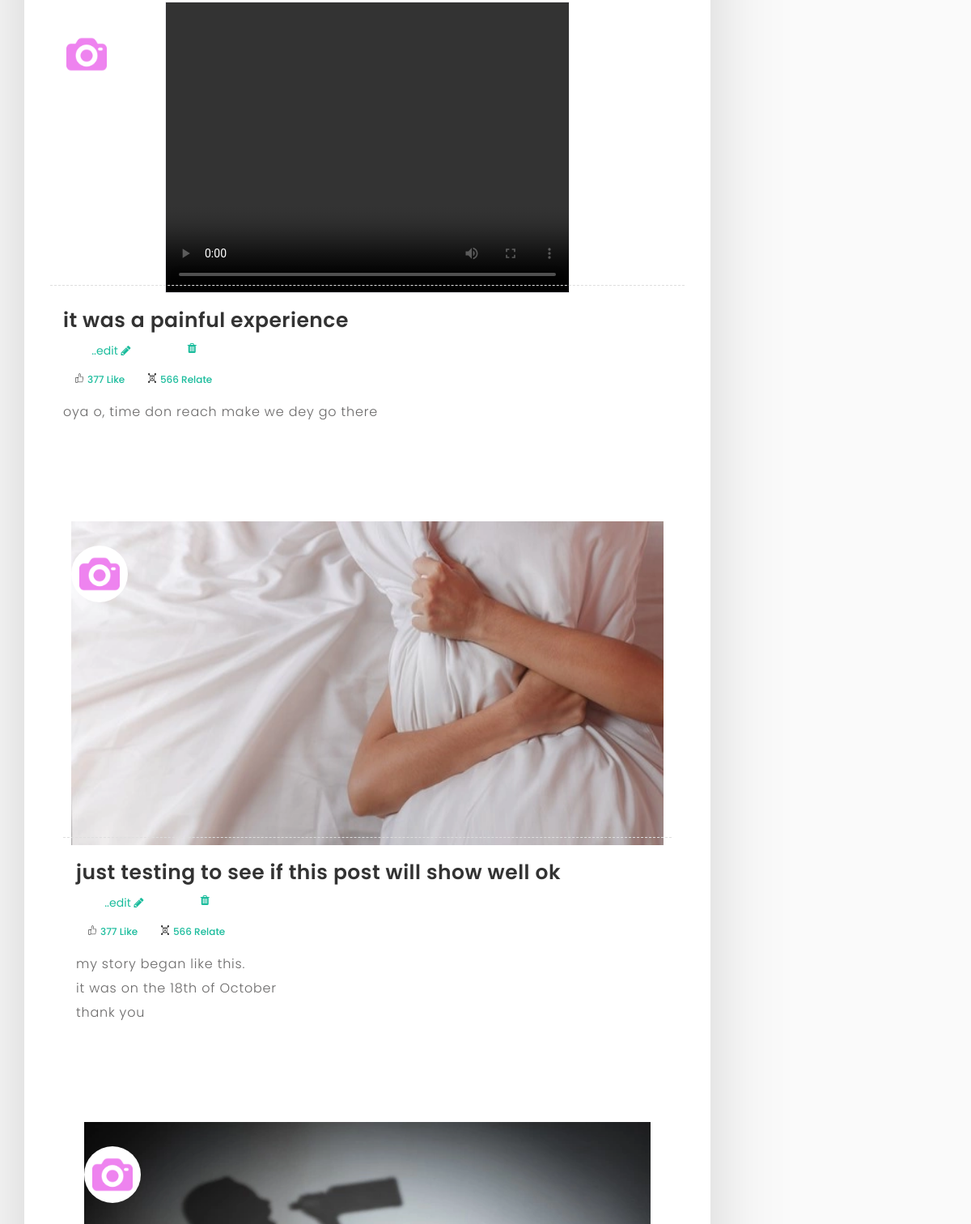
/my_posts (signed in, middle part), run on an earlier commit of the app's database.
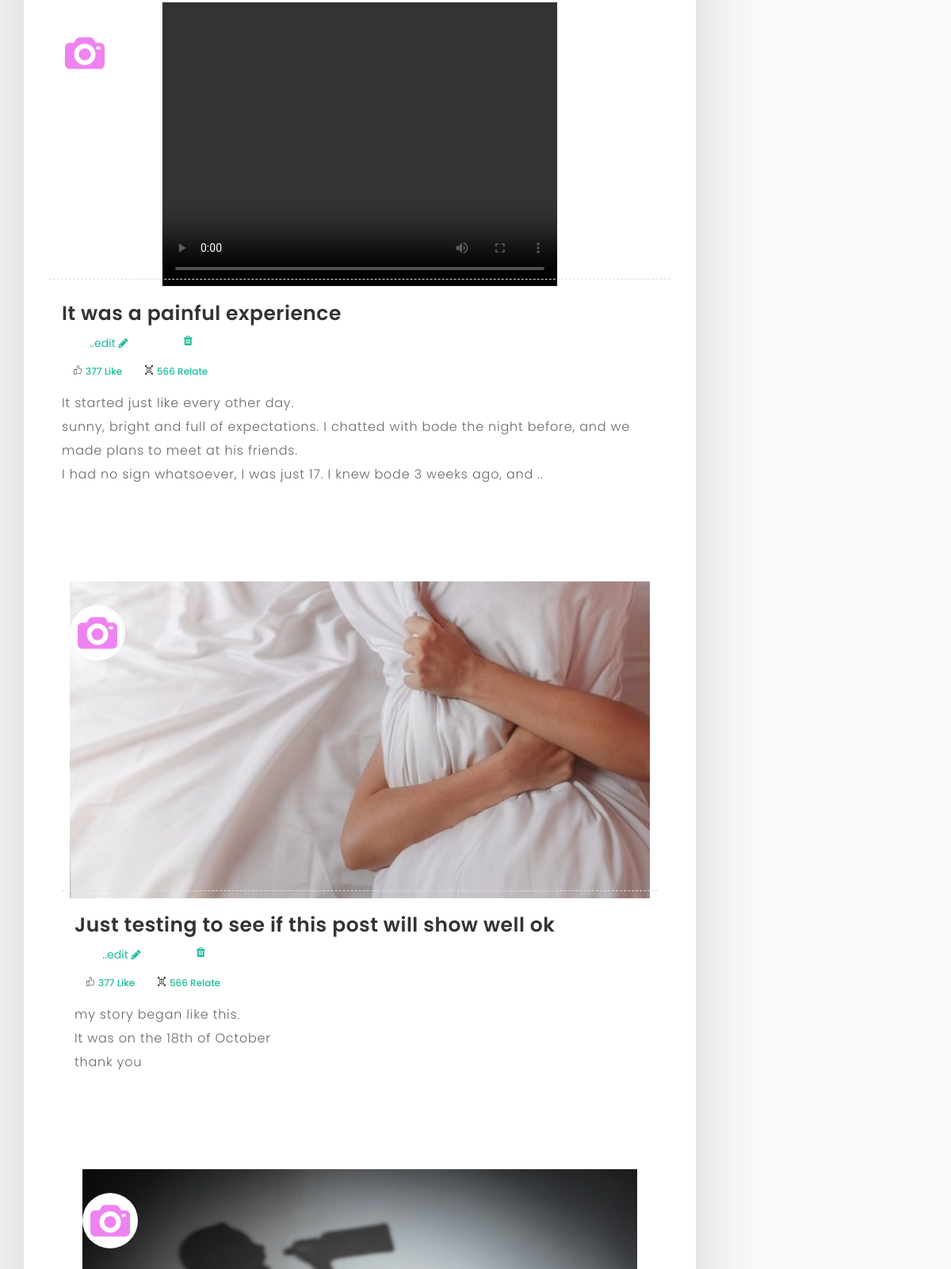
And on a later commit of the database.
### fc/models.py (models this page shows)
class Posts(db.Model, UserMixin):
    id = db.Column(db.Integer, primary_key=True)
    poster_username = db.Column(db.String(255), nullable=False)
    poster_email = db.Column(db.String(255), nullable=False)
    poster_img = db.Column(db.String(255), nullable=False)
    post_id = db.Column(db.String(255), nullable=True)
    post_title = db.Column(db.String(255), nullable=True)
    post_desc = db.Column(db.String(255), nullable=True)
    post_img = db.Column(db.String(255), nullable=True)
    post_like = db.Column(db.String(255), nullable=True)
    post_relate = db.Column(db.String(255), nullable=True)
    post_message = db.Column(db.String(255), nullable=True)
    post_trend = db.Column(db.String(255), nullable=True)
    posted_date = db.Column(db.DateTime(), default=datetime.utcnow)
    post_status = db.Column(db.String(255), nullable=True, default= 0)
    completed_at = db.Column(db.DateTime(), default=datetime.utcnow)
    status = db.Column(db.String(255), nullable=True, default= 0)
    active = db.Column(db.Boolean())
    confirmed_at = db.Column(db.DateTime())

### fc/routes.py (the view)
@app.route('/my_posts')
@login_required
def my_post():
  posts = Posts.query.filter_by(poster_email= current_user.email).order_by(Posts.posted_date.desc())
  return render_template('/my_posts.html', title='My Posts', posts = posts)

### fc/__init__.py (called while the page is built)
@login_manager.user_loader
def load_user(user_id):
	return User.query.get(int(user_id))

### fc/momentjs.py (called while the page is built)
    def render(self, format):
        return Markup(
            "<script>\ndocument.write(moment(\"%s\").%s);\n</script>" %
            (self.timestamp.strftime("%Y-%m-%dT%H:%M:%S Z"), format))

    def calendar(self):
        return self.render("calendar()")

### fc/templates/my_posts.html (shortened to what this page needs)
﻿<!DOCTYPE html>
<html lang="en">
  <head>
    <link rel="stylesheet" type="text/css" href="/static/post_style/css/plugin.css">
    <link rel="stylesheet" type="text/css" href="/static/post_style/css/style.css">
    <link rel="stylesheet" type="text/css" href="/static/post_style/css/syntax/shCore.css">
    <link rel="stylesheet" type="text/css" href="/static/post_style/css/syntax/shThemeDefault.css">
  </head>
 <body>
    <div id="main">
        <div class="container">
            <div class="row">
                 <div class="col-md-9">
                    <div class="col-md-12 page-body">
                    	<div class="row">
                            {% if posts.count() > 0 %}
                            {% for post in posts %}
                            <div class="col-md-12 content-page"  style="padding:5px 1px; margin-top: -20px;">
                              <div class="col-md-12 blog-post">
                                <div class="post-title" style=" ">
                                    <h2>{{post.post_title}}</h2>
                                     <div style="display: flex;width:200px; justify-content:space-around;">
                                       <a href="{{url_for('edit_post', post_id= post.id)}}">..edit <i class="fa fa-pencil"> </i></a>
                                      <a href="{{url_for('del_post', post_id= post.id)}}"><i class="fa fa-trash"> </i></a>
                                      </div>
                                   </div>
                                <div class="post-info" style="display: flex">
                                    <div>
                                      <a href="" style="padding: 5px 10px; font-size: 12px; text-decoration: none;"><img src="" alt=""><img src="/static/field_style/assets/img/like.png" alt="" style="width:20px;height:20px;padding: 4px 5px; margin-top:-5px; font-size: 9px">377 Like</a>
                                      <a href="" style="padding: 5px 10px; font-size: 12px; text-decoration: none;"><img src="" alt=""><img src="/static/field_style/assets/img/relations.png" alt="" style="width:20px;height:20px;padding: 4px 5px; margin-top:-5px; font-size: 9px">566 Relate</a>
                                    </div>
                                   </div>
                                <p style="white-space: pre-line">{{post.post_desc}}</p>
                                <div class="post-image margin-top-40 margin-bottom-40;" style="padding: 10px">
                                <div style="position: relative; top:100px; left: :20px; padding: 10px; background-color:#ffffff; width: 70px; height: 70px; border-radius: 100px; z-index: 900">
                                    <a href="{{url_for('post_avartar', post_id = post.id)}}"><img src="/static/profile_style/assets/img/new/photo-camera.png" style="width:50px;height:50px;"></a>
                                    </div>
                                       {% if 'mp4' in post.post_img %}
                                       <center>
                                      <video  class="img-view-video border-2 shadow-lg" style="border: 1px solid #f0f0f5"  controls>
                                          <source src={{url_for('static', filename='user_uploads/' + post.post_img)}} type="video/mp4" class="img-view-video" allowfullscreen>
                                        </video>
                                        </center>
                                        {% else %}
                                       <img class="img-view" src="{{url_for('static', filename='user_uploads/' + post.post_img)}}" alt="" >
                                       {% endif %}
                                  </div>
                                 {% endfor %}
                                 {%endif%}
   </body>
 </html>

What changed in the data, as far as the page shows it:
changed Posts: post_title "it was a painful experience" → "It was a painful experience"; post_desc "oya o, time don reach make we dey go there" → "It started just like every other day. sunny, bright and full of expectations. I chatted with bode the night before, and we made plans to meet at his friends. I had no sign whatsoever, I was just 17. I knew bode 3 weeks ago, and .."
changed Posts: post_title "just testing to see if this post will show well ok" → "Just testing to see if this post will show well ok"; post_desc "my story began like this. it was on the 18th of October thank you" → "my story began like this. It was on the 18th of October thank you"
